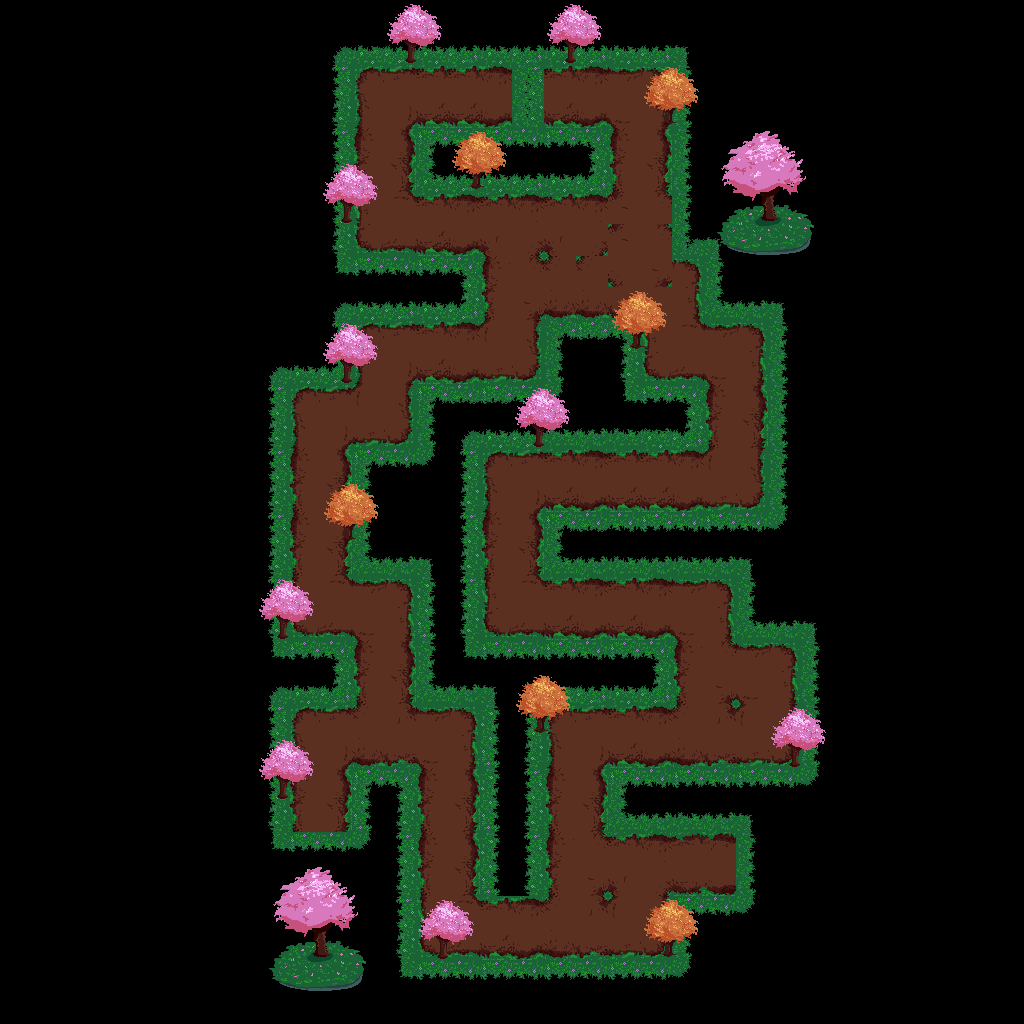

Rendered tile map (Tiled .tmx) drawn with the repository's tilesets; below, a short description and the map source with its tile grids summarised:
An orthogonal 32x32 tile map with 32x32 px tiles, 4 tile layers (Tile Layer 1, Tile Layer 3, Tile Layer 4, Tile Layer 2), 1 hidden layer not drawn, 5 tilesets and 76 objects.

<map version="1.2" tiledversion="1.2.5" orientation="orthogonal" renderorder="right-down" width="32" height="32" tilewidth="32" tileheight="32" infinite="0" nextlayerid="11" nextobjectid="403">
 <tileset firstgid="1" name="ground" tilewidth="64" tileheight="64" tilecount="1" columns="1">
  <properties>
   <property name="name" value="ground" />
  </properties>
  <image source="ground.jpg" width="64" height="64" />
  <tile id="0">
   <properties>
    <property name="name" value="ground" />
   </properties>
  </tile>
 </tileset>
 <tileset firstgid="2" name="start" tilewidth="32" tileheight="32" tilecount="1" columns="1">
  <properties>
   <property name="name" value="start" />
  </properties>
  <image source="start.png" width="32" height="32" />
  <tile id="0">
   <properties>
    <property name="name" value="start" />
   </properties>
  </tile>
 </tileset>
 <tileset firstgid="3" name="gold" tilewidth="32" tileheight="32" tilecount="1" columns="1">
  <image source="gold.png" width="32" height="32" />
  <tile id="0">
   <properties>
    <property name="name" value="gold" />
   </properties>
  </tile>
 </tileset>
 <tileset firstgid="4" name="Grass_Ground_Tiles_03" tilewidth="64" tileheight="64" tilecount="240" columns="20">
  <image source="Grass_Ground_Tiles_03.png" width="1280" height="800" />
 </tileset>
 <tileset firstgid="244" name="rock" tilewidth="64" tileheight="64" tilecount="1" columns="1">
  <image source="rock.png" width="64" height="64" />
  <tile id="0">
   <properties>
    <property name="name" value="rock" />
   </properties>
  </tile>
 </tileset>
 <imagelayer id="3" name="Image Layer 1" visible="0">
  <image source="space.png" width="1024" height="1024" />
 </imagelayer>
 <layer id="7" name="Tile Layer 1" width="32" height="32">
  <data>[1024 cells, 140 non-empty, 21 distinct tile ids]</data>
 </layer>
 <layer id="9" name="Tile Layer 3" width="32" height="32">
  <data>[1024 cells, 39 non-empty, 10 distinct tile ids]</data>
 </layer>
 <layer id="10" name="Tile Layer 4" width="32" height="32">
  <data>[1024 cells, 21 non-empty, 8 distinct tile ids]</data>
 </layer>
 <layer id="8" name="Tile Layer 2" width="32" height="32">
  <data>[1024 cells, 30 non-empty, 10 distinct tile ids]</data>
 </layer>
 <objectgroup id="2" name="Object Layer 1" opacity="0.46">
  <object id="296" gid="2" x="592" y="945" width="32" height="32" />
  <object id="297" gid="1" x="544" y="960" width="64" height="64" />
  <object id="298" gid="1" x="608" y="960" width="64" height="64" />
  <object id="299" gid="1" x="480" y="960" width="64" height="64" />
  <object id="300" gid="1" x="608" y="896" width="64" height="64" />
  <object id="301" gid="244" x="672" y="960" width="64" height="64" />
  <object id="302" gid="244" x="480" y="896" width="64" height="64" />
  <object id="303" gid="1" x="672" y="896" width="64" height="64" />
  <object id="304" gid="1" x="416" y="960" width="64" height="64" />
  <object id="305" gid="3" x="563.333" y="880.667" width="32" height="32" />
  <object id="306" gid="244" x="672" y="832" width="64" height="64" />
  <object id="307" gid="1" x="416" y="896" width="64" height="64" />
  <object id="308" gid="1" x="416" y="832" width="64" height="64" />
  <object id="309" gid="1" x="544" y="896" width="64" height="64" />
  <object id="310" gid="1" x="544" y="832" width="64" height="64" />
  <object id="311" gid="3" x="689.333" y="881.333" width="32" height="32" />
  <object id="312" gid="3" x="431.333" y="806" width="32" height="32" />
  <object id="313" gid="3" x="558" y="810" width="32" height="32" />
  <object id="314" gid="1" x="416" y="768" width="64" height="64" />
  <object id="315" gid="1" x="544" y="768" width="64" height="64" />
  <object id="316" gid="1" x="608" y="768" width="64" height="64" />
  <object id="317" gid="1" x="672" y="768" width="64" height="64" />
  <object id="319" gid="1" x="352" y="768" width="64" height="64" />
  <object id="320" gid="1" x="288" y="768" width="64" height="64" />
  <object id="323" gid="244" x="224" y="768" width="64" height="64" />
  <object id="325" gid="1" x="736" y="768" width="64" height="64" />
  <object id="326" gid="3" x="304" y="842" width="32" height="32" />
  <object id="327" gid="1" x="736" y="704" width="64" height="64" />
  <object id="328" gid="1" x="288" y="832" width="64" height="64" />
  <object id="330" gid="1" x="672" y="704" width="64" height="64" />
  <object id="331" gid="1" x="352" y="704" width="64" height="64" />
  <object id="332" gid="1" x="672" y="640" width="64" height="64" />
  <object id="333" gid="1" x="352" y="640" width="64" height="64" />
  <object id="334" gid="244" x="416" y="704" width="64" height="64" />
  <object id="335" gid="1" x="608" y="640" width="64" height="64" />
  <object id="336" gid="1" x="544" y="640" width="64" height="64" />
  <object id="337" gid="1" x="480" y="640" width="64" height="64" />
  <object id="338" gid="1" x="480" y="576" width="64" height="64" />
  <object id="341" gid="244" x="544" y="576" width="64" height="64" />
  <object id="342" gid="1" x="288" y="640" width="64" height="64" />
  <object id="343" gid="1" x="288" y="576" width="64" height="64" />
  <object id="345" gid="1" x="288" y="512" width="64" height="64" />
  <object id="346" gid="1" x="480" y="512" width="64" height="64" />
  <object id="349" gid="244" x="224" y="576" width="64" height="64" />
  <object id="350" gid="1" x="544" y="512" width="64" height="64" />
  <object id="351" gid="1" x="608" y="512" width="64" height="64" />
  <object id="352" gid="1" x="672" y="512" width="64" height="64" />
  <object id="353" gid="1" x="704" y="512" width="64" height="64" />
  <object id="354" gid="1" x="704" y="448" width="64" height="64" />
  <object id="355" gid="1" x="288" y="448" width="64" height="64" />
  <object id="363" gid="1" x="704" y="384" width="64" height="64" />
  <object id="365" gid="1" x="640" y="384" width="64" height="64" />
  <object id="366" gid="1" x="352" y="448" width="64" height="64" />
  <object id="367" gid="1" x="352" y="384" width="64" height="64" />
  <object id="368" gid="1" x="640" y="320" width="64" height="64" />
  <object id="369" gid="1" x="416" y="384" width="64" height="64" />
  <object id="370" gid="1" x="576" y="320" width="64" height="64" />
  <object id="371" gid="1" x="480" y="384" width="64" height="64" />
  <object id="372" gid="244" x="544" y="384" width="64" height="64" />
  <object id="373" gid="1" x="512" y="320" width="64" height="64" />
  <object id="374" gid="1" x="480" y="320" width="64" height="64" />
  <object id="375" gid="1" x="480" y="256" width="64" height="64" />
  <object id="376" gid="1" x="416" y="256" width="64" height="64" />
  <object id="377" gid="1" x="544" y="256" width="64" height="64" />
  <object id="378" gid="1" x="608" y="256" width="64" height="64" />
  <object id="379" gid="1" x="608" y="192" width="64" height="64" />
  <object id="380" gid="1" x="352" y="256" width="64" height="64" />
  <object id="381" gid="1" x="352" y="192" width="64" height="64" />
  <object id="382" gid="1" x="352" y="128" width="64" height="64" />
  <object id="383" gid="1" x="416" y="128" width="64" height="64" />
  <object id="385" gid="1" x="544" y="128" width="64" height="64" />
  <object id="386" gid="1" x="608" y="128" width="64" height="64" />
  <object id="399" gid="3" x="496" y="560.667" width="32" height="32" />
  <object id="400" gid="3" x="626" y="178" width="32" height="32" />
  <object id="401" gid="3" x="368" y="179.333" width="32" height="32" />
  <object id="402" gid="1" x="448" y="128" width="64" height="64" />
 </objectgroup>
</map>
